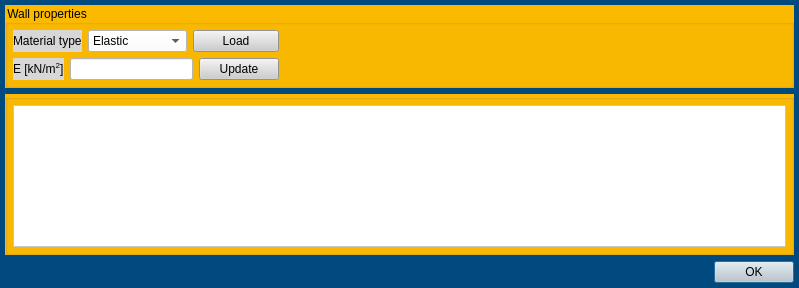
<?xml version="1.0" encoding="UTF-8"?>
<ui version="4.0">
 <class>Dialog</class>
 <widget class="QDialog" name="Dialog">
  <property name="geometry">
   <rect>
    <x>0</x>
    <y>0</y>
    <width>799</width>
    <height>288</height>
   </rect>
  </property>
  <property name="windowTitle">
   <string>Dialog</string>
  </property>
  <property name="styleSheet">
   <string notr="true">QWidget{background-color: rgb(0, 74, 127);}

QTableWidget{background-color: rgb(255, 255, 255);}

QCheckBox{background-color: rgb(255, 255, 255);}

QWidget#widget{background-color: rgb(255, 255, 255);}

QGroupBox{background-color: rgb(251, 185, 0);}

QPushButton{background-color: rgb(205, 205, 205);}

QLineEdit{background-color:rgb(255, 255, 255);}

QLabel{background-color:rgb(215, 215, 215);}</string>
  </property>
  <layout class="QVBoxLayout" name="verticalLayout">
   <property name="leftMargin">
    <number>5</number>
   </property>
   <property name="topMargin">
    <number>5</number>
   </property>
   <property name="rightMargin">
    <number>5</number>
   </property>
   <property name="bottomMargin">
    <number>5</number>
   </property>
   <item>
    <widget class="QGroupBox" name="groupBox">
     <property name="title">
      <string>Wall properties</string>
     </property>
     <layout class="QGridLayout" name="gridLayout">
      <property name="leftMargin">
       <number>5</number>
      </property>
      <property name="topMargin">
       <number>5</number>
      </property>
      <property name="rightMargin">
       <number>5</number>
      </property>
      <property name="bottomMargin">
       <number>5</number>
      </property>
      <item row="1" column="1" colspan="3">
       <widget class="QLineEdit" name="lineEdit"/>
      </item>
      <item row="1" column="0">
       <widget class="QLabel" name="label_2">
        <property name="text">
         <string>E [kN/m&lt;sup&gt;2&lt;/sup&gt;]</string>
        </property>
       </widget>
      </item>
      <item row="1" column="6">
       <spacer name="horizontalSpacer">
        <property name="orientation">
         <enum>Qt::Horizontal</enum>
        </property>
        <property name="sizeHint" stdset="0">
         <size>
          <width>288</width>
          <height>20</height>
         </size>
        </property>
       </spacer>
      </item>
      <item row="0" column="0" colspan="2">
       <widget class="QLabel" name="label">
        <property name="text">
         <string>Material type</string>
        </property>
       </widget>
      </item>
      <item row="0" column="2">
       <widget class="QComboBox" name="comboBox">
        <property name="styleSheet">
         <string notr="true">background-color: rgb(255, 255, 255);</string>
        </property>
        <item>
         <property name="text">
          <string>Elastic</string>
         </property>
        </item>
        <item>
         <property name="text">
          <string>Elastoplastic</string>
         </property>
        </item>
       </widget>
      </item>
      <item row="0" column="3" colspan="2">
       <widget class="QPushButton" name="pushButton">
        <property name="text">
         <string>Load</string>
        </property>
       </widget>
      </item>
      <item row="1" column="4">
       <widget class="QPushButton" name="pushButton_2">
        <property name="text">
         <string>Update</string>
        </property>
       </widget>
      </item>
     </layout>
    </widget>
   </item>
   <item>
    <widget class="QGroupBox" name="groupBox_2">
     <property name="title">
      <string/>
     </property>
     <layout class="QVBoxLayout" name="verticalLayout_2">
      <property name="leftMargin">
       <number>5</number>
      </property>
      <property name="topMargin">
       <number>5</number>
      </property>
      <property name="rightMargin">
       <number>5</number>
      </property>
      <property name="bottomMargin">
       <number>5</number>
      </property>
      <item>
       <widget class="QTableWidget" name="tableWidget"/>
      </item>
     </layout>
    </widget>
   </item>
   <item>
    <widget class="QDialogButtonBox" name="buttonBox">
     <property name="styleSheet">
      <string notr="true"/>
     </property>
     <property name="orientation">
      <enum>Qt::Horizontal</enum>
     </property>
     <property name="standardButtons">
      <set>QDialogButtonBox::Ok</set>
     </property>
    </widget>
   </item>
  </layout>
 </widget>
 <resources/>
 <connections/>
</ui>
